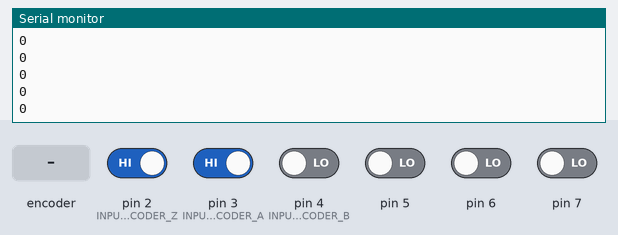
The sketch below on a simulated Arduino Uno, built with avr-gcc and run on an emulated ATmega328P. Shown: the last lines printed to the serial monitor. The inputs (shaded band) are chosen by the test bench; at power-on: pin 2 (INPUT_PIN_ENCODER_Z), pin 3 (INPUT_PIN_ENCODER_A) HIGH, pin 4 (INPUT_PIN_ENCODER_B), pin 5–7 LOW.

Above: at 1.2 s.
1.3 s: rotary encoder on pin 3 (INPUT_PIN_ENCODER_A) / pin 4 (INPUT_PIN_ENCODER_B) turned 1 step (first pin leading)
At 1.9 s:
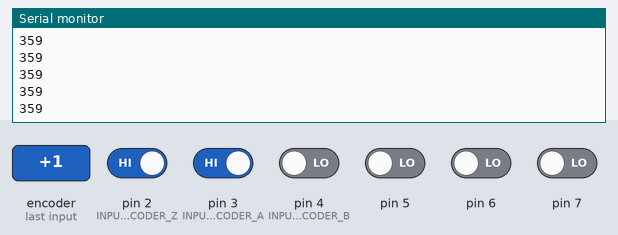
3.0 s: pin 2 (INPUT_PIN_ENCODER_Z) driven LOW
At 3.6 s:
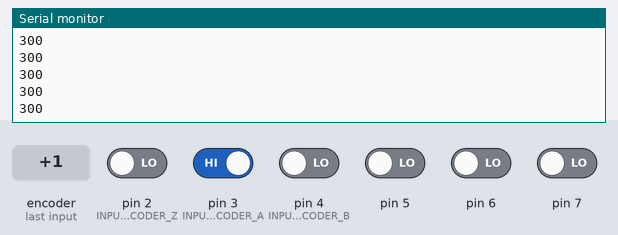
4.5 s: rotary encoder on pin 3 (INPUT_PIN_ENCODER_A) / pin 4 (INPUT_PIN_ENCODER_B) turned 1 step (first pin leading)
At 5.6 s:
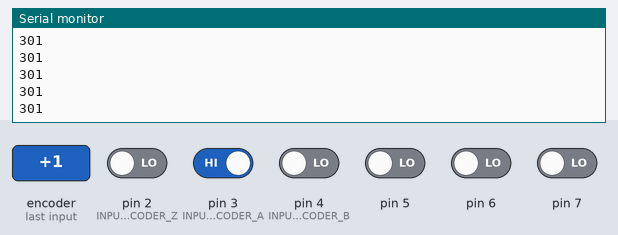
Timing chart, 0 to 7.5 s (numbered marks = the images above; inputs shaded):
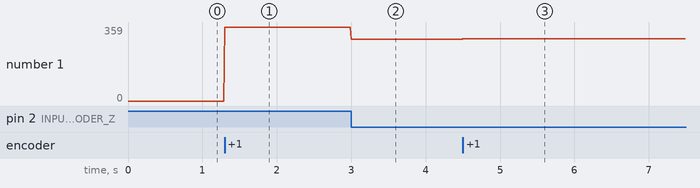

Measured:
- after the input at 1.3 s, the serial monitor: prints a new line at once (image 1)
- after the input at 3.0 s, the serial monitor: prints a new line at once (image 2)
- after the input at 4.5 s, the serial monitor: prints a new line at once (image 3)
- plotted number 1: 0 → 359 after the input at 1.3 s, 359 → 300 after the input at 3.0 s, 300 → 301 after the input at 4.5 s

The sketch:

encoder_io.ino
```cpp
//////////////////////////////////// Leitor de Encoder ////////////////////////////////////
// Leitor de encoder incremental com canais A,B e Z.
// Os canais A e B são utilizados como referência de cada passo de giro.
// O canal Z é utilizado como referência para uma volta completa.
//
// Placa: Arduino UNO
// Interrupções:
//    Para uma frequência de 50  Hz (T = 20   ms)
//    Para uma frequência de 80  Hz (T = 12.5 ms)
//    Para uma frequência de 100 Hz (T = 10   ms)
//    Clock sistema: 16 MHz
//    Prescalar escolhido: 64
//    Frequência timer 1: 16Mhz/64 = 250 KHz
//    Pulse time = 1/250 Khz =  4 us
//    - (f = 50  Hz) -> TIMER_COUNTER = 5000  (20   ms / 4 us)
//    - (f = 80  Hz) -> TIMER_COUNTER = 3125  (12.5 ms / 4 us)
//    - (f = 100 Hz) -> TIMER_COUNTER = 2500  (10   ms / 4 us)


//////////////// Constantes ////////////////
const short INPUT_PIN_ENCODER_Z = 2;   // Sinal de entrada de referência de volta   // Apenas os pinos 2 e 3 do arduino UNO permitem interrupções, não alterar
const short INPUT_PIN_ENCODER_A = 3;   // Sinal de entrada do canal A do encoder    // Apenas os pinos 2 e 3 do arduino UNO permitem interrupções, não alterar
const short INPUT_PIN_ENCODER_B = 4;   // Sinal de entrada do canal B do encoder

const int  ENCODER_RESOLUTION = 360;
const int  TIMER_COUNTER      = 3125;


//////////////// Variáveis ////////////////
volatile char  direction = 0;
volatile int   counter   = 0;
volatile char  serial_print_flag = false;

//////////////// Interrupções ////////////////
void encoder_counter(){

  direction = ( ( PIND + 0b00001000) & 0b00010000); // direction > 0 para Sentido positivo, direction = 0 para sentido negativo

  if (direction){
    counter ++; // Sentido horário adotado como positivo
    if (counter >= ENCODER_RESOLUTION)  counter -= ENCODER_RESOLUTION;

  }
  else{
    counter --; // Sentido anti-horário adotado como negativo
    if (counter < 0)                    counter += ENCODER_RESOLUTION;
  }
}

void tare(){
  counter = 300; // Ajustado a partir da posição angular relativa do ângulo zero do encoder com o ângulo zero determinado para a pedalada
}


ISR(TIMER1_COMPA_vect){
  TCNT1  = 0;                  // Reseta o contador para a próxima interrupção
  serial_print_flag = true;
}


//////////////////////////////// Setup ////////////////////////////////


void setup() {

  //////////////// Timer interrupt ////////////////
  cli();                      // Desativa interrupções para configuração


  TCCR1A = 0;                 // Atribui valor 0 para o registrador TCCR1A para desativar modo PWM
  TCCR1B = 0;                 // Atribui valor 0 para o registrador TCCR1B

  TCCR1B |= 0b00000011;        // Atribuição de valor 011 (prescalar: 64) para os bits responsáveis pela definição de prescalar
  TIMSK1 |= 0b00000010;        // Atribuição de valor 10 para habilitar o modo comparador
  OCR1A   = TIMER_COUNTER;     // Define o valor de comparação para ativação da interrupção


  //////////////// Definição de pinos ////////////////
  Serial.begin(9600);

  //pinMode(INPUT_PIN_ENCODER_Z, INPUT);
  pinMode(INPUT_PIN_ENCODER_A, INPUT);
  pinMode(INPUT_PIN_ENCODER_B, INPUT);

  attachInterrupt(digitalPinToInterrupt(INPUT_PIN_ENCODER_Z), tare, FALLING);
  attachInterrupt(digitalPinToInterrupt(INPUT_PIN_ENCODER_A), encoder_counter, FALLING);


  sei();                      // Ativa novamente as interrupções

}

void loop() {

  if (serial_print_flag){
    Serial.println(counter);
    serial_print_flag = false;
  }
}
```
